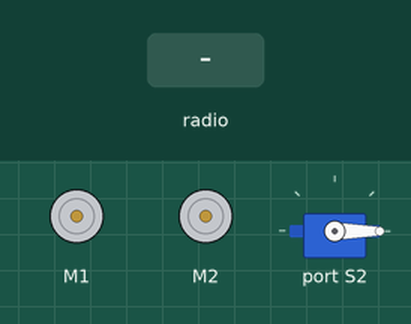
Recording of a program running on a simulated BBC micro:bit (MakeCode). Parts: 2 × DC motor (green arrow = forward, orange = backward, longer = faster), servo. The inputs (shaded band) are chosen by the test bench.

Above: at 1.2 s.
1.3 s: radio message "1" arrives
At 2.1 s:
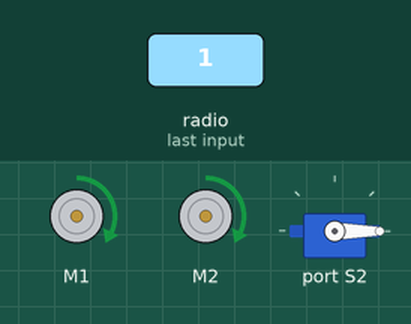
2.8 s: radio message "2" arrives
At 3.3 s:
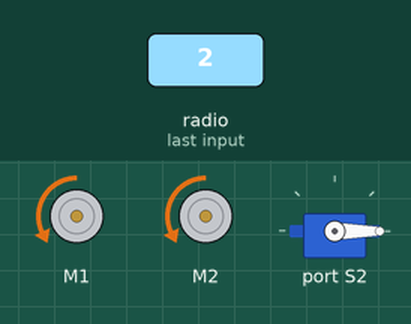
4.3 s: radio message "3" arrives
At 5.5 s:
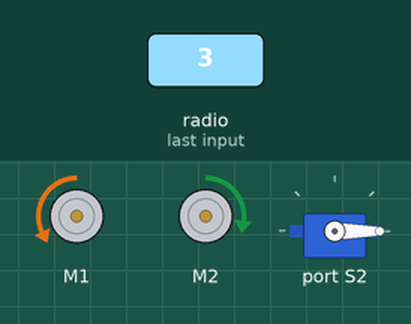
5.8 s: radio message "4" arrives
At 6.7 s:
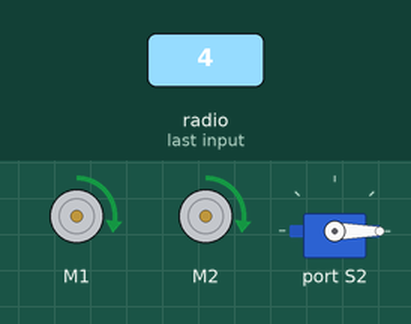
7.3 s: radio message "8" arrives
At 7.9 s:
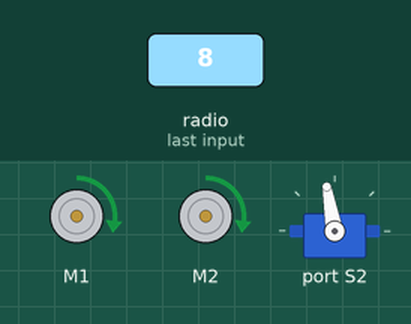
8.8 s: radio message "132" arrives
At 10.2 s:
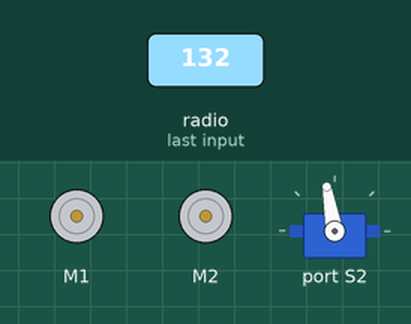
Timing chart, 0 to 11.3 s (numbered marks = the images above; inputs shaded):
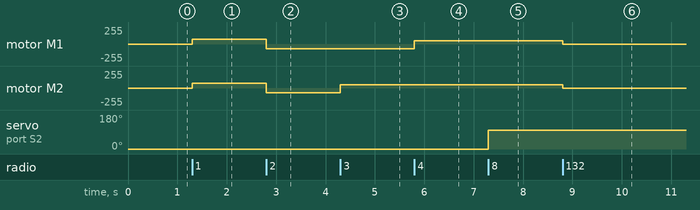

The program:

main.ts
```typescript
radio.onReceivedNumber(function (receivedNumber) {
    if (receivedNumber == 132) {
        maqueen.motorRun(maqueen.Motors.All, maqueen.Dir.CW, 0)
    }
    if (receivedNumber == 1) {
        maqueen.motorRun(maqueen.Motors.All, maqueen.Dir.CW, 70)
    }
    if (receivedNumber == 2) {
        maqueen.motorRun(maqueen.Motors.All, maqueen.Dir.CCW, 70)
    }
    if (receivedNumber == 3) {
        maqueen.motorRun(maqueen.Motors.M2, maqueen.Dir.CW, 50)
    }
    if (receivedNumber == 4) {
        maqueen.motorRun(maqueen.Motors.M1, maqueen.Dir.CW, 50)
    }
    if (receivedNumber == 8) {
        maqueen.servoRun(maqueen.Servos.S2, 100)
    }
    if (receivedNumber == 9) {
        maqueen.servoRun(maqueen.Servos.S2, 0)
    }
})
radio.setGroup(132)
maqueen.motorStop(maqueen.Motors.All)
maqueen.servoRun(maqueen.Servos.S2, 0)
```

test.ts
```typescript
// aquí va el archivo "tests"; esto no se compilará cuando este paquete se utilice como una extensión.
```

Measured:
- after the input at 1.3 s, motor M1, motor M2: stopped → forward 70/255 at once
- after the input at 2.8 s, motor M1, motor M2: forward 70/255 → backward 70/255 at once
- after the input at 4.3 s, motor M2: backward 70/255 → forward 50/255 at once
- after the input at 5.8 s, motor M1: backward 70/255 → forward 50/255 at once
- after the input at 7.3 s, servo on port S2: 0° → 100° at once
- after the input at 8.8 s, motor M1, motor M2: forward 50/255 → stopped at once
